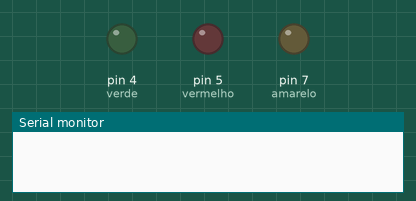
Recording of a sketch running on a simulated Arduino Uno, built with avr-gcc and run on an emulated ATmega328P. Shown: output pins drawn as LEDs (lit = HIGH), the last lines printed to the serial monitor.

Above: at 2.5 s.
At 7.5 s:
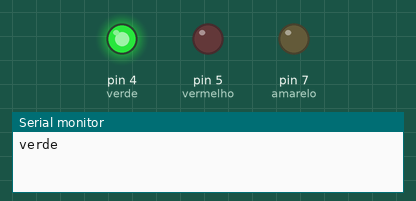
At 12.5 s:
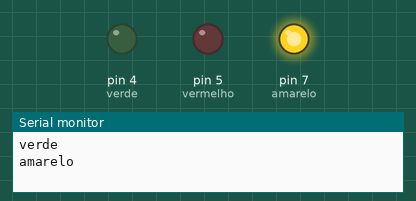
Timing chart, 0 to 19.5 s (numbered marks = the images above):
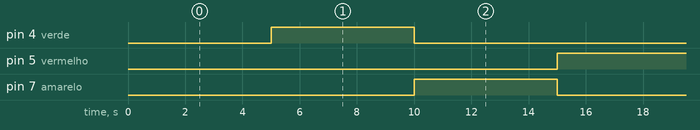

The sketch:

semaforo15s.ino
```cpp
//defenir pinos
const int verde = 4;
const int vermelho = 5;
const int amarelo = 7;
int estado = 1;


unsigned long tempo = 0;

void setup(){
pinMode (4, OUTPUT);
pinMode (5, OUTPUT);
pinMode (7, OUTPUT);
Serial.begin(9600);
}

void loop(){


if (millis() - tempo >= 5000)
{  tempo = millis();
  if (estado == 1)
  {
  Serial.println("verde");
  digitalWrite(verde, HIGH);
  digitalWrite(amarelo,LOW);
  digitalWrite(vermelho, LOW);
  }
  else if (estado == 2)
  {
   Serial.println("amarelo");
  digitalWrite(verde, LOW);
  digitalWrite(amarelo,HIGH);
  digitalWrite(vermelho, LOW);
  }
    else if (estado == 3)
  {
  Serial.println("vermelho");
  digitalWrite(verde, LOW);
  digitalWrite(amarelo,LOW);
  digitalWrite(vermelho, HIGH);
  }
  estado ++;
  if (estado >3)
  {
    estado = 1;
  }

}

}
```

Measured:
- by itself, pin 4 (verde), pin 5 (vermelho), pin 7 (amarelo): alternates HIGH for 5.0 s and LOW for 10.0 s
- by itself, everything shown: repeats every 15.0 s, in 3 steps
